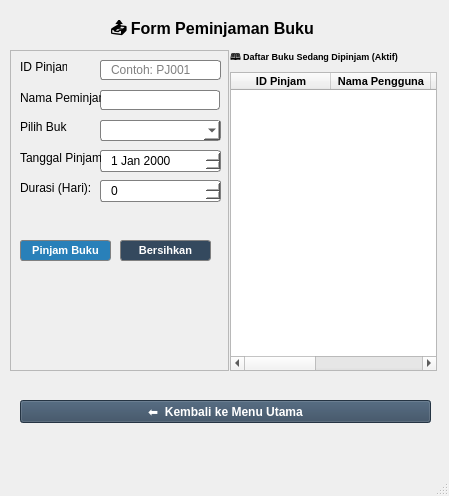
<?xml version="1.0" encoding="UTF-8"?>
<ui version="4.0">
 <class>MainWindow</class>
 <widget class="QMainWindow" name="MainWindow">
  <property name="geometry">
   <rect>
    <x>0</x>
    <y>0</y>
    <width>449</width>
    <height>496</height>
   </rect>
  </property>
  <property name="windowTitle">
   <string>MainWindow</string>
  </property>
  <widget class="QWidget" name="centralwidget">
   <widget class="QLabel" name="lblTitle">
    <property name="geometry">
     <rect>
      <x>110</x>
      <y>20</y>
      <width>221</width>
      <height>21</height>
     </rect>
    </property>
    <property name="font">
     <font>
      <pointsize>12</pointsize>
      <weight>75</weight>
      <bold>true</bold>
     </font>
    </property>
    <property name="text">
     <string>📤 Form Peminjaman Buku</string>
    </property>
   </widget>
   <widget class="QWidget" name="verticalLayoutWidget">
    <property name="geometry">
     <rect>
      <x>230</x>
      <y>50</y>
      <width>207</width>
      <height>321</height>
     </rect>
    </property>
    <layout class="QVBoxLayout" name="verticalLayout">
     <item>
      <widget class="QLabel" name="labelTableTittle">
       <property name="font">
        <font>
         <pointsize>7</pointsize>
         <weight>75</weight>
         <bold>true</bold>
        </font>
       </property>
       <property name="text">
        <string>🕮 Daftar Buku Sedang Dipinjam (Aktif)</string>
       </property>
      </widget>
     </item>
     <item>
      <widget class="QTableWidget" name="tablePeminjaman">
       <property name="font">
        <font>
         <pointsize>8</pointsize>
         <weight>75</weight>
         <bold>true</bold>
        </font>
       </property>
       <column>
        <property name="text">
         <string>ID Pinjam</string>
        </property>
       </column>
       <column>
        <property name="text">
         <string>Nama Pengguna</string>
        </property>
       </column>
       <column>
        <property name="text">
         <string>ID Buku</string>
        </property>
       </column>
       <column>
        <property name="text">
         <string>Jumlah Buku</string>
        </property>
       </column>
       <column>
        <property name="text">
         <string>Durasi Pinjam (Hari)</string>
        </property>
       </column>
      </widget>
     </item>
    </layout>
   </widget>
   <widget class="QPushButton" name="btnKembali">
    <property name="geometry">
     <rect>
      <x>20</x>
      <y>400</y>
      <width>411</width>
      <height>23</height>
     </rect>
    </property>
    <property name="font">
     <font>
      <weight>75</weight>
      <bold>true</bold>
     </font>
    </property>
    <property name="styleSheet">
     <string notr="true">background-color: rgb(52, 73, 94);
color: rgb(255, 255, 255);</string>
    </property>
    <property name="text">
     <string>⬅  Kembali ke Menu Utama</string>
    </property>
   </widget>
   <widget class="QFrame" name="frame">
    <property name="geometry">
     <rect>
      <x>10</x>
      <y>50</y>
      <width>219</width>
      <height>321</height>
     </rect>
    </property>
    <property name="frameShape">
     <enum>QFrame::StyledPanel</enum>
    </property>
    <property name="frameShadow">
     <enum>QFrame::Raised</enum>
    </property>
    <widget class="QDateEdit" name="datePinjam">
     <property name="geometry">
      <rect>
       <x>90</x>
       <y>100</y>
       <width>121</width>
       <height>22</height>
      </rect>
     </property>
     <property name="styleSheet">
      <string notr="true">QDateEdit {
   border: 1px solid gray;
   border-radius: 3px;
   padding: 0 8px;
   background: white;
   selection-background-color: darkgray;
}</string>
     </property>
    </widget>
    <widget class="QLabel" name="lblIdPinjam">
     <property name="geometry">
      <rect>
       <x>10</x>
       <y>10</y>
       <width>47</width>
       <height>13</height>
      </rect>
     </property>
     <property name="text">
      <string>ID Pinjam:</string>
     </property>
    </widget>
    <widget class="QLineEdit" name="txtIdPinjam">
     <property name="geometry">
      <rect>
       <x>90</x>
       <y>10</y>
       <width>121</width>
       <height>20</height>
      </rect>
     </property>
     <property name="styleSheet">
      <string notr="true">QLineEdit {
   border: 1px solid gray;
   border-radius: 3px;
   padding: 0 8px;
   background: white;
   selection-background-color: darkgray;
}</string>
     </property>
     <property name="placeholderText">
      <string>Contoh: PJ001</string>
     </property>
    </widget>
    <widget class="QLineEdit" name="txtNamaPeminjam">
     <property name="geometry">
      <rect>
       <x>90</x>
       <y>40</y>
       <width>120</width>
       <height>20</height>
      </rect>
     </property>
     <property name="styleSheet">
      <string notr="true">QLineEdit {
   border: 1px solid gray;
   border-radius: 3px;
   padding: 0 8px;
   background: white;
   selection-background-color: darkgray;
}</string>
     </property>
    </widget>
    <widget class="QLabel" name="lblNamaPeminjam">
     <property name="geometry">
      <rect>
       <x>10</x>
       <y>40</y>
       <width>81</width>
       <height>16</height>
      </rect>
     </property>
     <property name="text">
      <string>Nama Peminjam:</string>
     </property>
    </widget>
    <widget class="QLabel" name="lblBuku">
     <property name="geometry">
      <rect>
       <x>10</x>
       <y>70</y>
       <width>47</width>
       <height>13</height>
      </rect>
     </property>
     <property name="text">
      <string>Pilih Buku:</string>
     </property>
    </widget>
    <widget class="QComboBox" name="cmbBuku">
     <property name="geometry">
      <rect>
       <x>90</x>
       <y>70</y>
       <width>121</width>
       <height>21</height>
      </rect>
     </property>
     <property name="styleSheet">
      <string notr="true">QComboBox {
   border: 1px solid gray;
   border-radius: 3px;
   padding: 0 8px;
   background: white;
   selection-background-color: darkgray;
}</string>
     </property>
    </widget>
    <widget class="QLabel" name="lblTanggalPinjam">
     <property name="geometry">
      <rect>
       <x>10</x>
       <y>100</y>
       <width>81</width>
       <height>16</height>
      </rect>
     </property>
     <property name="text">
      <string>Tanggal Pinjam:</string>
     </property>
    </widget>
    <widget class="QLabel" name="lblDurasi">
     <property name="geometry">
      <rect>
       <x>10</x>
       <y>130</y>
       <width>81</width>
       <height>16</height>
      </rect>
     </property>
     <property name="text">
      <string>Durasi (Hari):</string>
     </property>
    </widget>
    <widget class="QSpinBox" name="spinDurasi">
     <property name="geometry">
      <rect>
       <x>90</x>
       <y>130</y>
       <width>121</width>
       <height>22</height>
      </rect>
     </property>
     <property name="styleSheet">
      <string notr="true">QSpinBox {
   border: 1px solid gray;
   border-radius: 3px;
   padding: 0 8px;
   background: white;
   selection-background-color: darkgray;
}</string>
     </property>
    </widget>
    <widget class="QPushButton" name="btnPinjam">
     <property name="geometry">
      <rect>
       <x>10</x>
       <y>190</y>
       <width>91</width>
       <height>21</height>
      </rect>
     </property>
     <property name="font">
      <font>
       <pointsize>8</pointsize>
       <weight>75</weight>
       <bold>true</bold>
      </font>
     </property>
     <property name="styleSheet">
      <string notr="true">
QPushButton {
	background-color: rgb(65, 91, 118);
   border: 1px solid gray;
   border-radius: 3px;
   padding: 0 8px;
   color: rgb(255, 255, 255);
   background-color: rgb(41, 128, 185);
}
	</string>
     </property>
     <property name="text">
      <string>Pinjam Buku</string>
     </property>
    </widget>
    <widget class="QPushButton" name="btnBersihkan">
     <property name="geometry">
      <rect>
       <x>110</x>
       <y>190</y>
       <width>91</width>
       <height>21</height>
      </rect>
     </property>
     <property name="font">
      <font>
       <pointsize>8</pointsize>
       <weight>75</weight>
       <bold>true</bold>
      </font>
     </property>
     <property name="styleSheet">
      <string notr="true">QPushButton {
   border: 1px solid gray;
   border-radius: 3px;
   padding: 0 8px;
   color: rgb(255, 255, 255);
	background-color: rgb(52, 73, 94);
}</string>
     </property>
     <property name="text">
      <string>Bersihkan</string>
     </property>
    </widget>
   </widget>
   <zorder>frame</zorder>
   <zorder>lblTitle</zorder>
   <zorder>verticalLayoutWidget</zorder>
   <zorder>btnKembali</zorder>
  </widget>
  <widget class="QMenuBar" name="menubar">
   <property name="geometry">
    <rect>
     <x>0</x>
     <y>0</y>
     <width>449</width>
     <height>21</height>
    </rect>
   </property>
  </widget>
  <widget class="QStatusBar" name="statusbar"/>
 </widget>
 <resources/>
 <connections/>
</ui>
